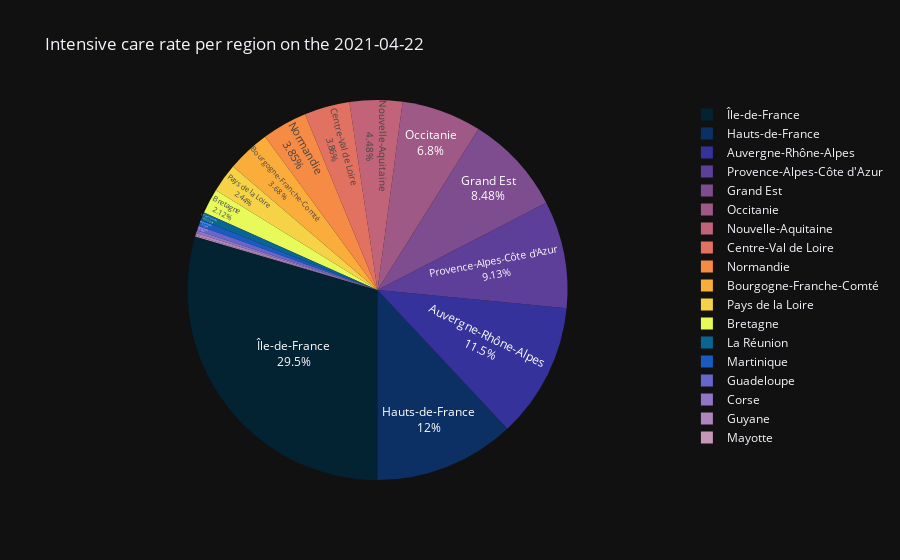

The notebook cell saved with this chart:
### Code cell
#Pie chart
pie_chart.piechart(date='2021-04-22')

### Figure 1 — Plotly figure (JSON) as saved in the notebook; plotly's stock layout.template omitted (floating-point values rounded to 4 significant figures)
{"data": [{"domain": {"x": [0, 1], "y": [0, 1]}, "hovertemplate": "Region name=%{label}<br>Number of people in intensive care=%{value}<extra></extra>", "labels": ["Guadeloupe", "Martinique", "Guyane", "La Réunion", "Mayotte", "Île-de-France", "Centre-Val de Loire", "Bourgogne-Franche-Comté", "Normandie", "Hauts-de-France", "Grand Est", "Pays de la Loire", "Bretagne", "Nouvelle-Aquitaine", "Occitanie", "Auvergne-Rhône-Alpes", "Provence-Alpes-Côte d'Azur", "Corse"], "legendgroup": "", "name": "", "rotation": 180, "showlegend": true, "textinfo": "percent+label", "textposition": "inside", "type": "pie", "values": [25, 32, 13, 39, 5, 1767, 231, 220, 230, 716, 507, 146, 127, 268, 407, 688, 546, 14]}], "layout": {"legend": {"tracegroupgap": 0}, "piecolorway": ["rgb(3, 35, 51)", "rgb(13, 48, 100)", "rgb(53, 50, 155)", "rgb(93, 62, 153)", "rgb(126, 77, 143)", "rgb(158, 89, 135)", "rgb(193, 100, 121)", "rgb(225, 113, 97)", "rgb(246, 139, 69)", "rgb(251, 173, 60)", "rgb(246, 211, 70)", "rgb(231, 250, 90)"], "title": {"text": "Intensive care rate per region on the 2021-04-22"}}}
